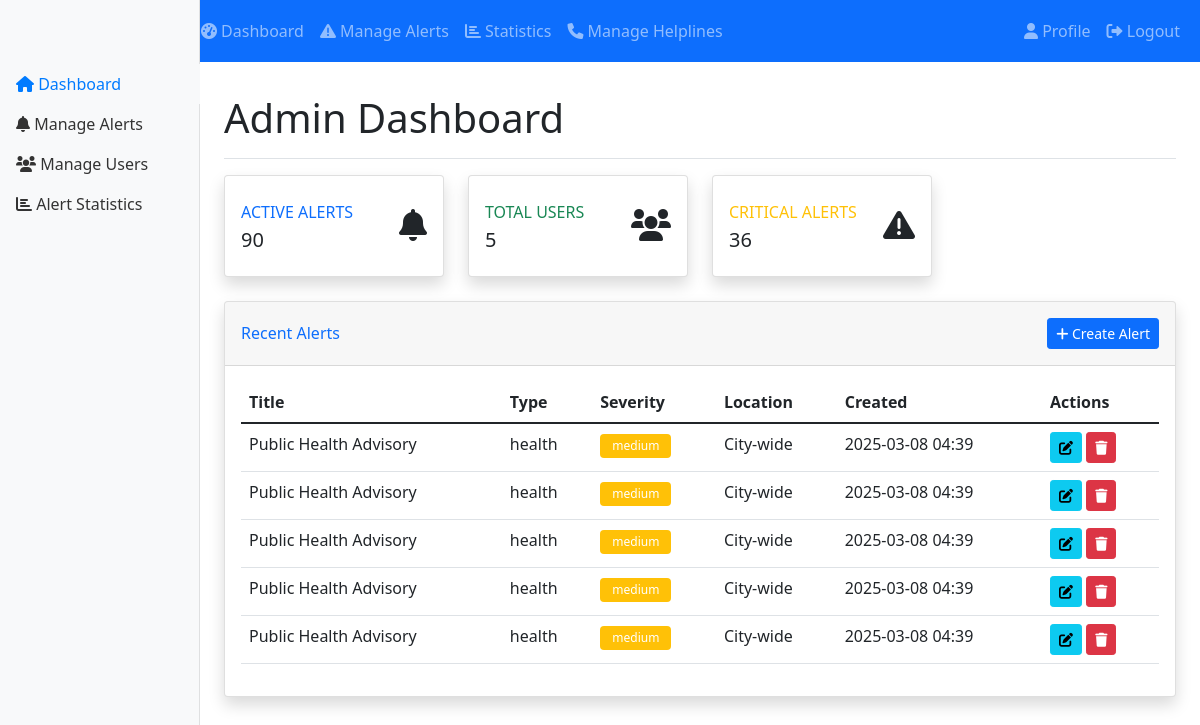
The app's page /admin/dashboard (signed in), older data.
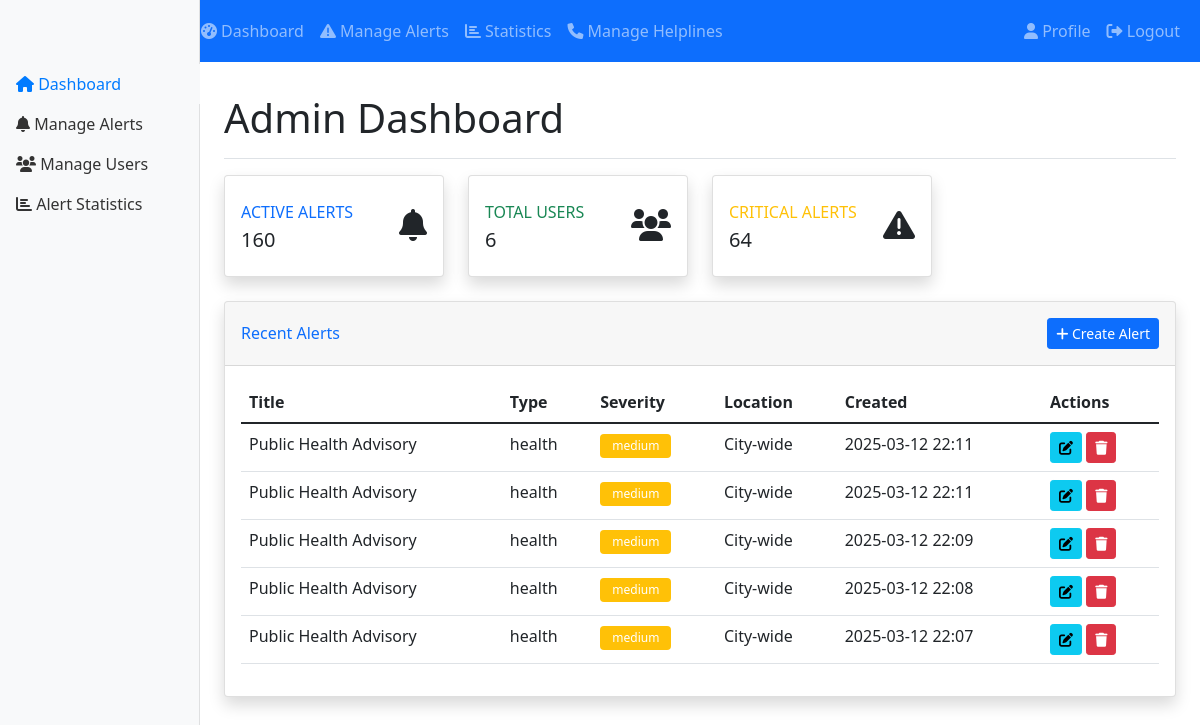
The same page, newer data.
### app/models/alert.py (models this page shows, shortened)
class Alert(db.Model):
    id = db.Column(db.Integer, primary_key=True)
    title = db.Column(db.String(100), nullable=False)
    description = db.Column(db.Text, nullable=False)
    alert_type = db.Column(db.String(20), nullable=False)
    severity = db.Column(db.String(20), nullable=False)
    location = db.Column(db.String(100), nullable=False)
    created_at = db.Column(db.DateTime, default=datetime.utcnow)
    expires_at = db.Column(db.DateTime)
    is_active = db.Column(db.Boolean, default=True)
    created_by = db.Column(db.Integer, db.ForeignKey('user.id'), nullable=False)
    resolved_at = db.Column(db.DateTime)
    resolved_by = db.Column(db.Integer, db.ForeignKey('user.id'))
    temperature = db.Column(db.Float)
    humidity = db.Column(db.Integer)
    wind_speed = db.Column(db.Float)

### app/routes/admin.py (the view)
@bp.route('/dashboard')
@login_required
@admin_required
def dashboard():
    total_alerts = Alert.query.count()
    active_alerts = Alert.query.filter_by(is_active=True).count()
    total_users = User.query.count()
    critical_alerts = Alert.query.filter_by(severity='critical', is_active=True).count()
    recent_alerts = Alert.query.order_by(Alert.created_at.desc()).limit(5).all()
    return render_template('admin/dashboard.html',
                         total_alerts=total_alerts,
                         active_alerts=active_alerts,
                         total_users=total_users,
                         critical_alerts=critical_alerts,
                         recent_alerts=recent_alerts)

### app/models/user.py (called while the page is built)
@login_manager.user_loader
def load_user(id):
    return User.query.get(int(id))

### app/routes/admin.py (called while the page is built)
def admin_required(f):
    @wraps(f)
    def decorated_function(*args, **kwargs):
        if not current_user.is_authenticated or not current_user.is_admin:
            flash('You do not have permission to access this page.', 'error')
            return redirect(url_for('main.index'))
        return f(*args, **kwargs)
    return decorated_function

### app/templates/admin/dashboard.html (shortened to what the changed rows need)
{% extends "base.html" %}
{% block content %}
<div class="container-fluid">
    <div class="row">
        <main class="col-md-10 ms-sm-auto px-md-4">
            <div class="d-flex justify-content-between flex-wrap flex-md-nowrap align-items-center pt-3 pb-2 mb-3 border-bottom">
                <h1>Admin Dashboard</h1>
            </div>
            <div class="row">
                <div class="col-xl-3 col-md-6 mb-4">
                    <div class="card border-left-primary shadow h-100 py-2">
                        <div class="card-body">
                            <div class="row no-gutters align-items-center">
                                <div class="col mr-2">
                                    <div class="text-xs font-weight-bold text-primary text-uppercase mb-1">
                                        Active Alerts</div>
                                    <div class="h5 mb-0 font-weight-bold text-gray-800">{{ active_alerts }}</div>
                                </div>
                            </div>
                        </div>
                    </div>
                </div>
                <div class="col-xl-3 col-md-6 mb-4">
                    <div class="card border-left-success shadow h-100 py-2">
                        <div class="card-body">
                            <div class="row no-gutters align-items-center">
                                <div class="col mr-2">
                                    <div class="text-xs font-weight-bold text-success text-uppercase mb-1">
                                        Total Users</div>
                                    <div class="h5 mb-0 font-weight-bold text-gray-800">{{ total_users }}</div>
                                </div>
                            </div>
                        </div>
                    </div>
                </div>
                <div class="col-xl-3 col-md-6 mb-4">
                    <div class="card border-left-warning shadow h-100 py-2">
                        <div class="card-body">
                            <div class="row no-gutters align-items-center">
                                <div class="col mr-2">
                                    <div class="text-xs font-weight-bold text-warning text-uppercase mb-1">
                                        Critical Alerts</div>
                                    <div class="h5 mb-0 font-weight-bold text-gray-800">{{ critical_alerts }}</div>
                                </div>
                            </div>
                        </div>
                    </div>
                </div>
            </div>
            <div class="card shadow mb-4">
                <div class="card-body">
                    <div class="table-responsive">
                        <table class="table">
                            <thead>
                                <tr>
                                    <th>Title</th>
                                    <th>Type</th>
                                    <th>Severity</th>
                                    <th>Location</th>
                                    <th>Created</th>
                                    <th>Actions</th>
                                </tr>
                            </thead>
                            <tbody>
                                {% for alert in recent_alerts %}
                                <tr>
                                    <td>{{ alert.title }}</td>
                                    <td>{{ alert.alert_type }}</td>
                                    <td>
                                        <span class="badge bg-{{ alert.severity }}">
                                            {{ alert.severity }}
                                        </span>
                                    </td>
                                    <td>{{ alert.location }}</td>
                                    <td>{{ alert.created_at.strftime('%Y-%m-%d %H:%M') }}</td>
                                    <td>
                                        <a href="{{ url_for('admin.edit_alert', alert_id=alert.id) }}" class="btn btn-sm btn-info">
                                            <i class="fas fa-edit"></i>
                                        </a>
                                        <a href="{{ url_for('admin.delete_alert', alert_id=alert.id) }}" class="btn btn-sm btn-danger"
                                           onclick="return confirm('Are you sure you want to delete this alert?')">
                                            <i class="fas fa-trash"></i>
                                        </a>
                                    </td>
                                </tr>
                                {% endfor %}
                            </tbody>
                        </table>
                    </div>
                </div>
            </div>
        </main>
    </div>
</div>
{% endblock %}

Row changes from the older to the newer data that the page shows:
no longer on this page (row unchanged): Alert: title "Public Health Advisory", alert_type "health", severity "medium", location "City-wide", created_at "2025-03-08 04:39"
no longer on this page (row unchanged): Alert: title "Public Health Advisory", alert_type "health", severity "medium", location "City-wide", created_at "2025-03-08 04:39"
no longer on this page (row unchanged): Alert: title "Public Health Advisory", alert_type "health", severity "medium", location "City-wide", created_at "2025-03-08 04:39"
no longer on this page (row unchanged): Alert: title "Public Health Advisory", alert_type "health", severity "medium", location "City-wide", created_at "2025-03-08 04:39"
no longer on this page (row unchanged): Alert: title "Public Health Advisory", alert_type "health", severity "medium", location "City-wide", created_at "2025-03-08 04:39"
added Alert: title "Public Health Advisory", alert_type "health", severity "medium", location "City-wide", created_at "2025-03-12 22:11"
added Alert: title "Public Health Advisory", alert_type "health", severity "medium", location "City-wide", created_at "2025-03-12 22:11"
added Alert: title "Public Health Advisory", alert_type "health", severity "medium", location "City-wide", created_at "2025-03-12 22:09"
added Alert: title "Public Health Advisory", alert_type "health", severity "medium", location "City-wide", created_at "2025-03-12 22:08"
added Alert: title "Public Health Advisory", alert_type "health", severity "medium", location "City-wide", created_at "2025-03-12 22:07"
Text that changed along with them:
{{ active_alerts }}: "90" → "160"
{{ total_users }}: "5" → "6"
{{ critical_alerts }}: "36" → "64"
